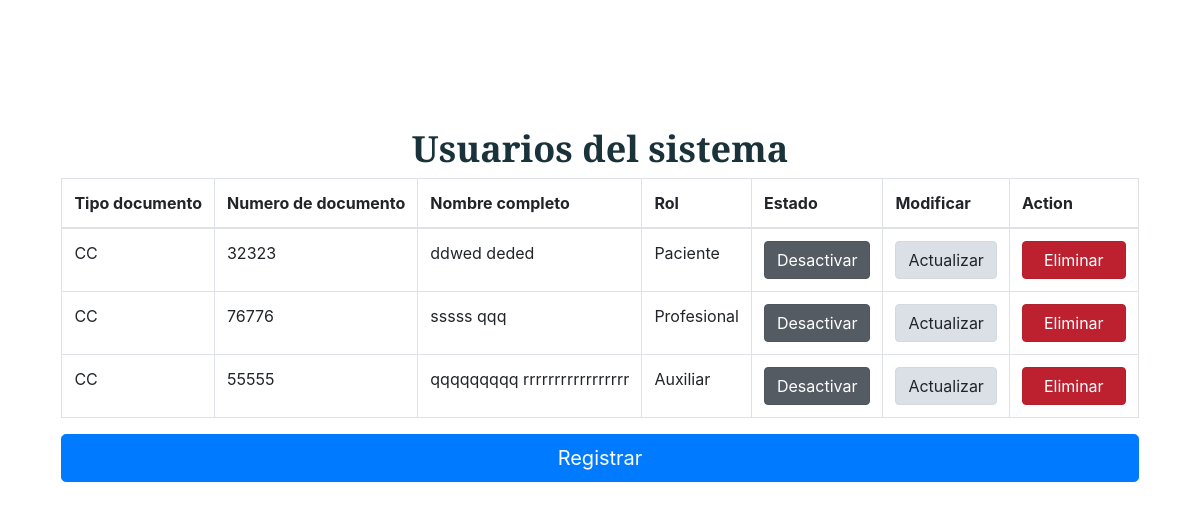
/index.php?c=Administrador&a=gestion_u (signed in), run on an earlier commit of the app's database.
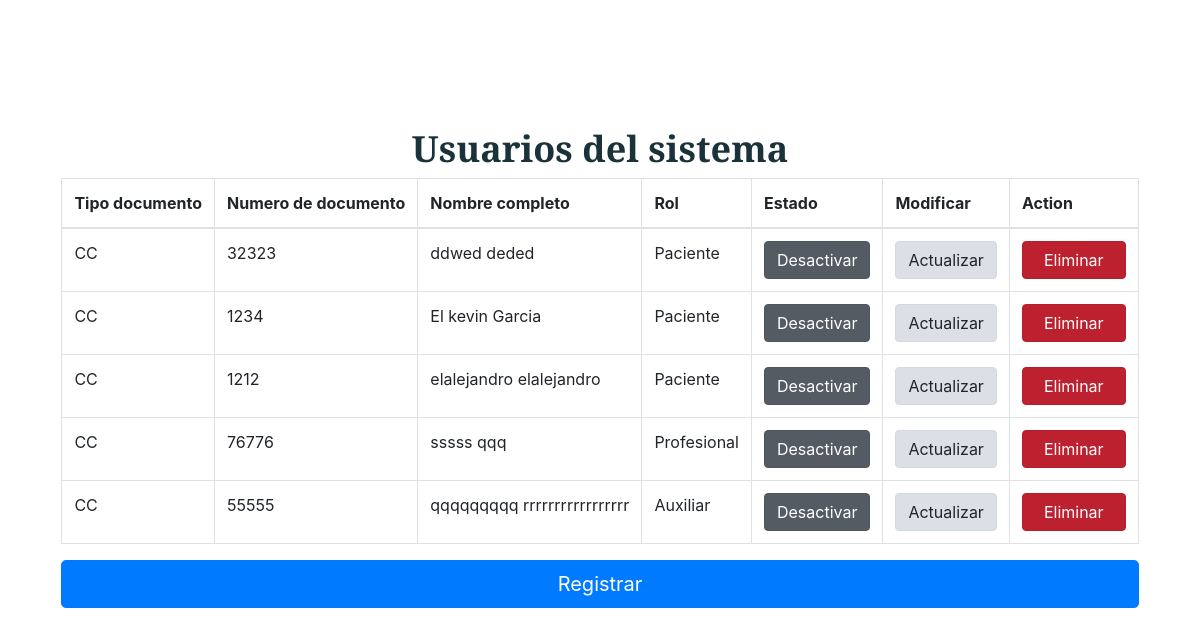
And on a later commit of the database.
### tables this page shows
CREATE TABLE `paciente` (
  `id_paciente` int(20) NOT NULL,
  `id_tipo_doc` varchar(5) NOT NULL,
  `num_doc_pac` varchar(20) NOT NULL,
  `nombres_pac` varchar(40) NOT NULL,
  `apellidos_pac` varchar(40) NOT NULL,
  `tel_pac` bigint(10) NOT NULL,
  `correo_pac` varchar(30) NOT NULL,
  `sexo_pac` varchar(15) NOT NULL,
  `estado_pac` tinyint(1) NOT NULL,
  `pass_pac` varchar(220) NOT NULL,
  `create_pac` datetime NOT NULL DEFAULT current_timestamp()
);

CREATE TABLE `profesional` (
  `id_profesional` int(20) NOT NULL,
  `id_tipo_doc` varchar(5) NOT NULL,
  `num_doc_prof` varchar(20) NOT NULL,
  `id_consultorios` varchar(3) DEFAULT NULL,
  `id_especialidad` tinyint(2) DEFAULT NULL,
  `nombres_prof` varchar(40) NOT NULL,
  `apellidos_prof` varchar(40) NOT NULL,
  `tel_prof` bigint(10) NOT NULL,
  `correo_prof` varchar(30) NOT NULL,
  `dias_laborales` text NOT NULL,
  `franja_horaria` varchar(30) NOT NULL,
  `estado_prof` tinyint(1) NOT NULL,
  `pass_prof` varchar(220) NOT NULL,
  `create_prof` datetime NOT NULL DEFAULT current_timestamp()
);

CREATE TABLE `auxiliar` (
  `id_auxiliar` int(20) NOT NULL,
  `id_tipo_doc` varchar(5) NOT NULL,
  `num_doc_aux` varchar(20) NOT NULL,
  `nombres_aux` varchar(40) NOT NULL,
  `apellidos_aux` varchar(40) NOT NULL,
  `tel_aux` bigint(10) NOT NULL,
  `correo_aux` varchar(30) NOT NULL,
  `estado_aux` tinyint(1) NOT NULL,
  `pass_aux` varchar(220) NOT NULL,
  `create_aux` datetime NOT NULL DEFAULT current_timestamp()
);

### controllers/Administrador.php (called while the page is built, shortened)
<?php
	class AdministradorController {
		public function __construct(){
			require_once "models/AdministradorModel.php";
		}
		public function gestion_u(){
			$usuarios = new Administrador_model();
			$data["pacientes"] = $usuarios->get_pacientes();
			$data["profesionales"] = $usuarios->get_profesional();
			$data["auxiliares"] = $usuarios->get_auxiliar();
			require_once "views/administrador/gestion_usuarios/gestion_usuarios.php";
		}
	}
?>

### config/database.php (called while the page is built)
<?php
	class Conectar {
		public static function conexion(){
			$conexion = mysqli_connect("localhost", "root", "", "clinica_health_home");
			return $conexion;
		}
	}
?>

### models/AdministradorModel.php (called while the page is built, shortened)
<?php
	class Administrador_model {
		private $db;
		private $paciente;
		private $profesional;
		private $auxiliar;
		public function __construct(){
			$this->db = Conectar::conexion();
			$this->paciente = array();
			$this->profesional = array();
			$this->auxiliar = array();
		}
		public function get_pacientes()
		{
			$sql = "SELECT * FROM paciente";
			$resultado = $this->db->query($sql);
			while($row = $resultado->fetch_assoc())
			{
				$this->paciente[] = $row;
			}
			return $this->paciente;
		}
    public function get_profesional()
		{
			$sql = "SELECT * FROM profesional";
			$resultado = $this->db->query($sql);
			while($row = $resultado->fetch_assoc())
			{
				$this->profesional[] = $row;
			}
			return $this->profesional;
		}
    public function get_auxiliar()
		{
			$sql = "SELECT * FROM auxiliar";
			$resultado = $this->db->query($sql);
			while($row = $resultado->fetch_assoc())
			{
				$this->auxiliar[] = $row;
			}
			return $this->auxiliar;
		}
	}
?>

### views/administrador/gestion_usuarios/gestion_usuarios.php (the view, shortened to what this page needs)
<!DOCTYPE html>
<html lang="en">
<head>
    <link rel="stylesheet" href="assets/css/estilos.css">
    <link rel="stylesheet" href="https://stackpath.bootstrapcdn.com/bootstrap/4.4.1/css/bootstrap.min.css">
    <link rel="stylesheet" type="text/css" href="https://cdn.datatables.net/v/bs4/dt-1.10.20/datatables.min.css"/>
    <link rel="stylesheet" type="text/css" href="https://cdn.datatables.net/responsive/2.2.3/css/responsive.dataTables.min.css">
</head>
<body>
    <main>
        <div class="container__cover">
            <div class="cover">
                <div class="caja3">
                    <h1>Usuarios del sistema</h1>
                    <div class="row">
                        <div class="col-lg-12">
                            <table id="example" class="table table-bordered display nowrap" cellspacing="0" width="100%">
                                <thead>
                                    <tr>
                                        <th>Tipo documento</th>
                                        <th>Numero de documento</th>
                                        <th>Nombre completo</th>
                                        <th>Rol</th>
                                        <th>Estado</th>
                                        <th>Modificar</th>
                                        <th>Action</th>
                                    </tr>
                                </thead>
                                <tbody>
                                    <?php foreach ($data["pacientes"] as $dato) {
                                      if($dato["estado_pac"]==1){
                                        $url="index.php?c=Administrador&a=cambio_estado_1_pac&id=";
                                        $boton="class='btn btn-secondary active' role='button' aria-pressed='true'>Desactivar</a>";
                                      }else{
                                        $url="index.php?c=Administrador&a=cambio_estado_2_pac&id=";
                                        $boton="class='btn btn-success active' role='button' aria-pressed='true'>&nbsp&nbsp&nbspActivar&nbsp&nbsp&nbsp</a>";
                                      }
                                      echo "<tr>";
                                      echo "<td>".$dato["id_tipo_doc"]."</td>";
                                      echo "<td>".$dato["num_doc_pac"]."</td>";
                                      echo "<td>".$dato["nombres_pac"]."&nbsp".$dato["apellidos_pac"]."</td>";
                                      echo "<td> Paciente </td>";
                                      echo "<td><a href='"."$url".$dato["id_paciente"]."' ".$boton."</td>";
                                      echo "<td><a href='index.php?c=Administrador&a=actualizar_pac&id=".$dato["id_paciente"]."&t_doc=".$dato["id_tipo_doc"]."' class='btn btn-light active' role='button' aria-pressed='true'>Actualizar</a></td>";
                                      echo "<td><a onclick='eliminar_pac(".$dato["id_paciente"].")'  class='btn btn-danger active ' role='button' aria-pressed='true'>&nbsp&nbspEliminar&nbsp&nbsp</a>
                                      </td>";
                                      echo "</tr>";
                                    }
                                    foreach ($data["profesionales"] as $dato){
                                        if($dato["estado_prof"]==1){
                                            $url="index.php?c=Administrador&a=cambio_estado_1_prof&id=";
                                            $boton="class='btn btn-secondary active' role='button' aria-pressed='true'>Desactivar</a>";
                                          }else{
                                            $url="index.php?c=Administrador&a=cambio_estado_2_prof&id=";
                                            $boton="class='btn btn-success active' role='button' aria-pressed='true'>&nbsp&nbsp&nbspActivar&nbsp&nbsp&nbsp</a>";
                                          }
                                        echo "<tr>";
                                        echo "<td>".$dato["id_tipo_doc"]."</td>";
                                        echo "<td>".$dato["num_doc_prof"]."</td>";
                                        echo "<td>".$dato["nombres_prof"]."&nbsp".$dato["apellidos_prof"]."</td>";
                                        echo "<td> Profesional </td>";
                                        echo "<td><a href='"."$url".$dato["id_profesional"]."' ".$boton."</td>";
                                        echo "<td><a href='index.php?c=Administrador&a=actualizar_prof&id=".$dato["id_profesional"]."&t_doc=".$dato["id_tipo_doc"]."' class='btn btn-light active' role='button' aria-pressed='true'>Actualizar</a></td>";
                                        echo "<td><a onclick='eliminar_prof(".$dato["id_profesional"].")'  class='btn btn-danger active ' role='button' aria-pressed='true'>&nbsp&nbspEliminar&nbsp&nbsp</a>
                                        </td>";
                                        echo "</tr>";
                                    }
                                    foreach ($data["auxiliares"] as $dato){
                                        if($dato["estado_aux"]==1){
                                            $url="index.php?c=Administrador&a=cambio_estado_1_aux&id=";
                                            $boton="class='btn btn-secondary active' role='button' aria-pressed='true'>Desactivar</a>";
                                          }else{
                                            $url="index.php?c=Administrador&a=cambio_estado_2_aux&id=";
                                            $boton="class='btn btn-success active' role='button' aria-pressed='true'>&nbsp&nbsp&nbspActivar&nbsp&nbsp&nbsp</a>";
                                          }
                                        echo "<tr>";
                                        echo "<td>".$dato["id_tipo_doc"]."</td>";
                                        echo "<td>".$dato["num_doc_aux"]."</td>";
                                        echo "<td>".$dato["nombres_aux"]."&nbsp".$dato["apellidos_aux"]."</td>";
                                        echo "<td> Auxiliar </td>";
                                        echo "<td><a href='"."$url".$dato["id_auxiliar"]."' ".$boton."</td>";
                                        echo "<td><a href='index.php?c=Administrador&a=actualizar_aux&id=".$dato["id_auxiliar"]."' class='btn btn-light active' role='button' aria-pressed='true'>Actualizar</a></td>";
                                        echo "<td><a onclick='eliminar_aux(".$dato["id_auxiliar"].")'  class='btn btn-danger active ' role='button' aria-pressed='true'>&nbsp&nbspEliminar&nbsp&nbsp</a>
                                        </td>";
                                        echo "</tr>";
                                    }
                                    ?>
                                </tbody>
                            </table>
                        </div>
                    </div>
                    <button id="btn1" class="btn btn-primary btn-lg btn-block">Registrar</button>
                </div>
            </div>
        </div>
    </main>
</body>
</html>

### index.php (shortened to what this page needs)
<?php
	require_once "config/database.php";
    require_once "core/routes.php";
		if(isset($_GET['c'])){
			$controlador = cargarControlador($_GET['c']);
			if(isset($_GET['a'])){
				if(isset($_GET['id'])){
					cargarAccion($controlador, $_GET['a'], $_GET['id']);
					} else {
					cargarAccion($controlador, $_GET['a']);
				}
				} else {
				cargarAccion($controlador, ACCION_PRINCIPAL);
				}
			}else{
				$controlador = cargarControlador(CONTROLADOR_PRINCIPAL);
				$accionTmp = ACCION_PRINCIPAL;
				$controlador->$accionTmp();
			}
?>

### core/routes.php (shortened to what this page needs)
<?php
	function cargarAccion($controller, $accion, $id = null){
		if(isset($accion) && method_exists($controller, $accion)){
			if($id == null ){
				$controller->$accion();
				} else {
				$controller->$accion($id);
			}
			} else {
			$controller->ACCION_PRINCIPAL();
		}
	}
?>

### assets/css/estilos.css (style rules this page uses)
* { margin: 0; padding: 0; box-sizing: border-box; }
html { height: 100%; }
body { font-family: 'Montserrat', sans-serif; min-height: 100%; }
.container__cover { width: 100%; background-image: white; background-position: right; background-repeat: no-repeat; padding: 21px; }
.cover { max-width: 1200px; height: 100%; margin: auto; display: flex; align-items: center; justify-content: space-between; }
.row { --bs-gutter-x: 1.5rem; --bs-gutter-y: 0; display: flex; flex-wrap: wrap; margin-top: calc(-1 * var(--bs-gutter-y)); margin-right: calc(-0.5 * var(--bs-gutter-x)); margin-left: calc(-0.5 * var(--bs-gutter-x)); flex-direction: row; align-content: stretch; justify-content: center; }
.container__cover .caja3 { max-width: 100%; justify-content: center; margin-left: auto; margin-right: auto; align-content: center; align-items: center; margin-top: 106px; }
.container__cover .caja3 h1 { font-family: 'Merriweather Sans', sans-serif; font-size: 36px; font-weight: 600; text-align: center; color: #1A323A; margin-left: auto; margin-right: auto; }
@media screen and (max-width: 1700px) { .container__cover { background-position: 50%; } }
@media screen and (max-width:1200px) { .container__cover { background-position: -100px; } }
table thead { background-color: linear-gradient(62deg, rgba(1, 75, 160, 1) 29%, rgba(0, 105, 192, 1) 46%, rgba(30, 145, 237, 1) 64%, rgba(124, 183, 248, 1) 80%); }

What changed in the data, as far as the page shows it:
added paciente: id_tipo_doc "CC", num_doc_pac "1234", nombres_pac "El kevin", apellidos_pac "Garcia", estado_pac "Desactivar"
added paciente: id_tipo_doc "CC", num_doc_pac "1212", nombres_pac "elalejandro", apellidos_pac "elalejandro", estado_pac "Desactivar"
